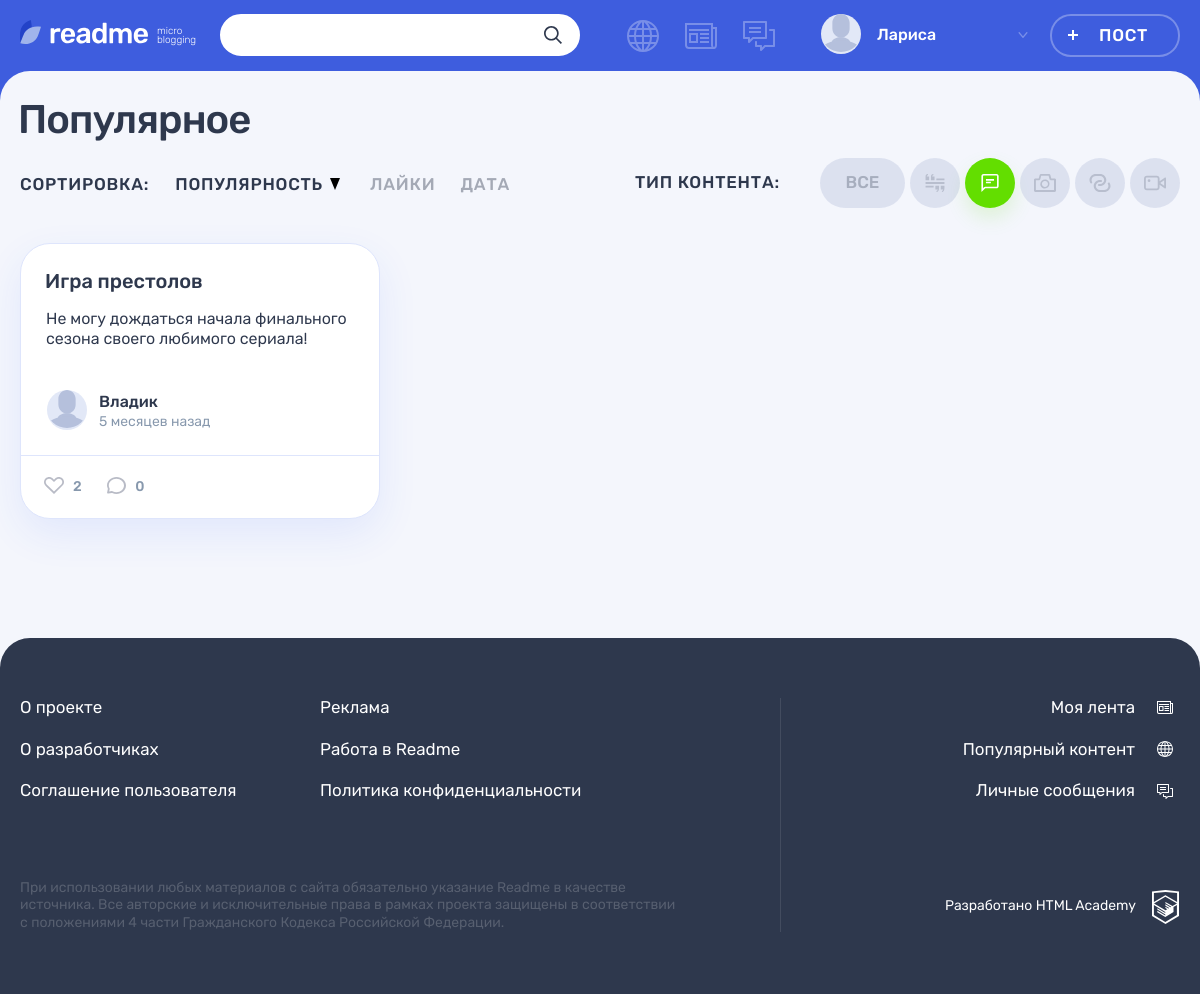
/popular.php?type_id=2 (signed in), run on the app's committed database.
### tables this page shows
CREATE TABLE content_type (
  id INT UNSIGNED AUTO_INCREMENT PRIMARY KEY,
  content_title VARCHAR(255) NOT NULL,
  icon_class VARCHAR(255) NOT NULL
);

CREATE TABLE posts (
  id INT UNSIGNED AUTO_INCREMENT PRIMARY KEY,
  date_creation DATETIME NOT NULL DEFAULT CURRENT_TIMESTAMP,
  title VARCHAR(255) NOT NULL,
  content TEXT(1000) DEFAULT NULL,
  quote_author VARCHAR(255) DEFAULT NULL,
  image TEXT DEFAULT NULL,
  video VARCHAR(255) DEFAULT NULL,
  website_link VARCHAR(255) DEFAULT NULL,
  views_number INT DEFAULT 0,
  author_id INT UNSIGNED,
  type_id INT UNSIGNED,
  original_recoding_author INT UNSIGNED,
  original_id INT UNSIGNED,
  repost BOOLEAN DEFAULT NULL,

  FOREIGN KEY (author_id) REFERENCES users (id),
  FOREIGN KEY (type_id) REFERENCES content_type (id),
  FOREIGN KEY (original_recoding_author) REFERENCES users (id),
  FOREIGN KEY (original_id) REFERENCES posts (id)
);

CREATE TABLE users (
  id INT UNSIGNED AUTO_INCREMENT PRIMARY KEY,
  registration_date DATETIME NOT NULL DEFAULT CURRENT_TIMESTAMP,
  email VARCHAR(255) NOT NULL UNIQUE,
  login VARCHAR(255) NOT NULL UNIQUE,
  password VARCHAR(255),
  avatar VARCHAR(255)
);

### templates/main.php (the view, shortened to what this page needs)
<section class="page__main page__main--popular">
    <div class="container">
        <h1 class="page__title page__title--popular">Популярное</h1>
    </div>
    <div class="popular container">
        <div class="popular__filters-wrapper">
            <div class="popular__sorting sorting">
                <b class="popular__sorting-caption sorting__caption">Сортировка:</b>
                <ul class="popular__sorting-list sorting__list">
                    <li class="sorting__item sorting__item--popular">
                        <a class="sorting__link<?= ($sort === 'views_number' || !isset($_GET['sort'])) ? ' sorting__link--active' : '' ?>" href="?<?= isset($_GET['type_id']) ? 'type_id='.$_GET['type_id'].'&' : '' ?>sort=views_number&order=<?= $order === 'asc' ? 'desc' : 'asc' ?>">
                            <span>Популярность</span>
                            <svg class="sorting__icon" width="10" height="12">
                                <use xlink:href="#icon-sort"></use>
                            </svg>
                        </a>
                    </li>
                    <li class="sorting__item">
                        <a class="sorting__link<?= $sort === 'likes' ? ' sorting__link--active' : '' ?>" href="?<?= isset($_GET['type_id']) ? 'type_id='.$_GET['type_id'].'&' : '' ?>sort=likes&order=<?= $order === 'asc' ? 'desc' : 'asc' ?>">
                            <span>Лайки</span>
                        </a>
                    </li>
                    <li class="sorting__item">
                        <a class="sorting__link<?= $sort === 'date_creation' ? ' sorting__link--active' : '' ?>" href="?<?= isset($_GET['type_id']) ? 'type_id='.$_GET['type_id'].'&' : '' ?>sort=date_creation&order=<?= $order === 'asc' ? 'desc' : 'asc' ?>">
                            <span>Дата</span>
                        </a>
                    </li>
                </ul>
            </div>
            <div class="popular__filters filters">
                <b class="popular__filters-caption filters__caption">Тип контента:</b>
                <ul class="popular__filters-list filters__list">
                    <li class="popular__filters-item popular__filters-item--all filters__item filters__item--all">
                        <a class="filters__button filters__button--ellipse filters__button--all <?= $activeClass = !isset($_GET['type_id']) ? 'filters__button--active' : ''; ?>" href="popular.php">
                            <span>Все</span>
                        </a>
                    </li>
                    <?php foreach ($contentTypes as $type): ?>
                        <li class="popular__filters-item filters__item">
                            <a class="filters__button filters__button--<?= $type['icon_class']; ?> button <?= $activeClass = isset($_GET['type_id']) && $_GET['type_id'] === $type['id'] ? 'filters__button--active' : ''; ?>" href="popular.php?type_id=<?= $type['id']; ?>">
                                <svg class="filters__icon" width="22" height="18">
                                    <use xlink:href="#icon-filter-<?= $type['icon_class']; ?>"></use>
                                </svg>
                            </a>
                        </li>
                    <?php endforeach; ?>
                </ul>
            </div>
        </div>
        <div class="popular__posts">
            <?php foreach ($posts as $key => $post): ?>
                <article class="popular__post post post-<?= htmlspecialchars($post['icon_class']) ?>">
                    <header class="post__header">
                        <h2>
                            <a href="post.php?post-id=<?= htmlspecialchars($post['id']) ?>">
                                <?= htmlspecialchars($post['title']) ?>
                            </a>
                        </h2>
                    </header>
                    <div class="post__main">
                        <?php if ($post['icon_class'] === $types[0]): ?>
                        <blockquote>
                            <p>
                                <?= htmlspecialchars($post['content']) ?>
                            </p>
                            <cite>Неизвестный Автор</cite>
                        </blockquote>
                        <?php elseif ($post['icon_class'] === $types[1]): ?>
                            <p><?= getCutString(htmlspecialchars($post['content'])) ?></p>
                        <?php elseif ($post['icon_class'] === $types[2]): ?>
                            <div class="post-photo__image-wrapper">
                                <img src="uploads/<?= htmlspecialchars($post['image']) ?>" alt="Фото от пользователя" width="360" height="240">
                            </div>
                        <?php endif; ?>
                    </div>
                    <footer class="post__footer">
                        <div class="post__author">
                            <a class="post__author-link" href="profile.php?author_id=<?= htmlspecialchars($post['author_id']) ?>" title="Автор">
                                <div class="post__avatar-wrapper">
                                    <img class="post__author-avatar" src="uploads/<?= !empty($post['avatar']) && file_exists('uploads/' . $post['avatar']) ? htmlspecialchars($post['avatar']) : "icon-input-user.svg" ?>" alt="Аватар пользователя">
                                </div>
                                <div class="post__info">
                                    <b class="post__author-name"><?= htmlspecialchars($post['login']) ?></b>
                                    <time class="post__time" datetime="<?= $post['date_creation'] ?>" title="<?= $post['date_creation'] ?>"><?= getRelativeFormat($post['date_creation']) ?></time>
                                </div>
                            </a>
                        </div>
                        <div class="post__indicators">
                            <div class="post__buttons">
                                <a class="post__indicator post__indicator--likes button" href="likes.php?post-id=<?= $post['id'] ?>" title="Лайк">
                                    <svg class="post__indicator-icon" width="20" height="17">
                                        <use xlink:href="#icon-heart"></use>
                                    </svg>
                                    <span><?= htmlspecialchars($post['likes']) ?></span>
                                </a>
                                <a class="post__indicator post__indicator--comments button" href="post.php?post-id=<?= htmlspecialchars($post['id']) ?>" title="Комментарии">
                                    <svg class="post__indicator-icon" width="19" height="17">
                                        <use xlink:href="#icon-comment"></use>
                                    </svg>
                                    <span><?= htmlspecialchars($post['comments']) ?></span>
                                </a>
                            </div>
                        </div>
                    </footer>
                </article>
            <?php endforeach; ?>
        </div>
    </div>
</section>

### helpers.php (shortened to what this page needs)
<?php
function get_noun_plural_form(int $number, string $one, string $two, string $many): string
{
    $number = (int)$number;
    $mod10 = $number % 10;
    $mod100 = $number % 100;
    switch (true) {
        case ($mod100 >= 11 && $mod100 <= 20):
            return $many;
        case ($mod10 > 5):
            return $many;
        case ($mod10 >= 2 && $mod10 <= 4):
            return $two;
        default:
            return $many;
    }
}
function include_template(string $name, array $data = []): string
{
    $name = 'templates/' . $name;
    extract($data);
    require $name;
    $result = ob_get_clean();
    return $result;
}
function getCutString(string $string, int $limit = 300): string {
    return "<p>{$string}</p>";
}
function getRelativeFormat(string $date, string $value="назад"): string {
    $currentDate = new DateTime("", new DateTimeZone("Europe/Moscow"));
    $publicationDate = new DateTime($date);
    $difference = $currentDate->diff($publicationDate);
    $minutes = $difference->i;
    $hours = $difference->h;
    $days = $difference->d;
    $weeks = floor($days / 7);
    $months = $difference->m;
    $minute = get_noun_plural_form($minutes, 'минуту', 'минуты', 'минут');
    $hour = get_noun_plural_form($hours, 'час', 'часа', 'часов');
    $day = get_noun_plural_form($days, 'день', 'дня', 'дней');
    $week = get_noun_plural_form($weeks, 'неделю', 'недели', 'недель');
    $month = get_noun_plural_form($months, 'месяц', 'месяца', 'месяцев');
    if ($months > 0) {
        $timeDifference = "{$months} {$month} {$value}";
    } elseif ($weeks > 0) {
        $timeDifference = "{$weeks} {$week} {$value}";
    } elseif ($days > 0) {
        $timeDifference = "{$days} {$day} {$value}";
    } elseif ($hours > 0) {
        $timeDifference = "{$hours} {$hour} {$value}";
    } elseif ($minutes > 0) {
        $timeDifference = "{$minutes} {$minute} {$value}";
    } else {
        $timeDifference = "только что";
    }
    return $timeDifference;
}
function getContent($connect, string $table) {
    $contentType = mysqli_query($connect, "SELECT * FROM $table");
    return $contentType;
}

### data on the page
posts: title "Игра престолов", content "Не могу дождаться начала финального сезона своего любимого сериала!", author.login "Владик", date_creation "5 месяцев назад", likes "2", comments "0"

### other printed values
$userName "Лариса"
